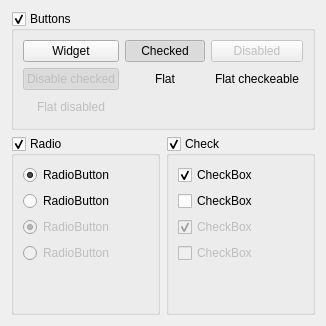
      <widget class="QWidget" name="tab_11">
       <attribute name="title">
        <string>Page</string>
       </attribute>
       <layout class="QGridLayout" name="gridLayout_11">
        <item row="0" column="0" colspan="2">
         <widget class="QGroupBox" name="groupBox">
          <property name="title">
           <string>Buttons</string>
          </property>
          <property name="checkable">
           <bool>true</bool>
          </property>
          <layout class="QGridLayout" name="gridLayout">
           <item row="0" column="0">
            <widget class="QPushButton" name="pushButtonWidget">
             <property name="toolTip">
              <string>Lorem ipsum dolor sit amet, consectetur adipiscing elit, sed do eiusmod tempor incididunt ut labore et dolore magna aliqua.</string>
             </property>
             <property name="text">
              <string>Widget</string>
             </property>
            </widget>
           </item>
           <item row="0" column="1">
            <widget class="QPushButton" name="pushButtonChecked">
             <property name="text">
              <string>Checked</string>
             </property>
             <property name="checkable">
              <bool>true</bool>
             </property>
             <property name="checked">
              <bool>true</bool>
             </property>
            </widget>
           </item>
           <item row="0" column="2">
            <widget class="QPushButton" name="pushButtonDisabled">
             <property name="enabled">
              <bool>false</bool>
             </property>
             <property name="text">
              <string>Disabled</string>
             </property>
             <property name="checkable">
              <bool>false</bool>
             </property>
             <property name="checked">
              <bool>false</bool>
             </property>
             <property name="flat">
              <bool>false</bool>
             </property>
            </widget>
           </item>
           <item row="1" column="0">
            <widget class="QPushButton" name="pushButtonDisableChecked">
             <property name="enabled">
              <bool>false</bool>
             </property>
             <property name="text">
              <string>Disable checked</string>
             </property>
             <property name="checkable">
              <bool>true</bool>
             </property>
             <property name="checked">
              <bool>true</bool>
             </property>
             <property name="flat">
              <bool>false</bool>
             </property>
            </widget>
           </item>
           <item row="1" column="1">
            <widget class="QPushButton" name="pushButtonFlat">
             <property name="text">
              <string>Flat</string>
             </property>
             <property name="flat">
              <bool>true</bool>
             </property>
            </widget>
           </item>
           <item row="1" column="2">
            <widget class="QPushButton" name="pushButtonFlatCheckeable">
             <property name="text">
              <string>Flat checkeable</string>
             </property>
             <property name="checkable">
              <bool>true</bool>
             </property>
             <property name="checked">
              <bool>false</bool>
             </property>
             <property name="flat">
              <bool>true</bool>
             </property>
            </widget>
           </item>
           <item row="2" column="0">
            <widget class="QPushButton" name="pushButtonFlatDisabled">
             <property name="enabled">
              <bool>false</bool>
             </property>
             <property name="text">
              <string>Flat disabled</string>
             </property>
             <property name="flat">
              <bool>true</bool>
             </property>
            </widget>
           </item>
          </layout>
         </widget>
        </item>
        <item row="1" column="0">
         <widget class="QGroupBox" name="groupBox_2">
          <property name="title">
           <string>Radio</string>
          </property>
          <property name="checkable">
           <bool>true</bool>
          </property>
          <layout class="QGridLayout" name="gridLayout_2">
           <item row="1" column="0">
            <widget class="QRadioButton" name="radioButton_2">
             <property name="text">
              <string>RadioButton</string>
             </property>
             <property name="autoExclusive">
              <bool>false</bool>
             </property>
            </widget>
           </item>
           <item row="3" column="0">
            <widget class="QRadioButton" name="radioButton_3">
             <property name="enabled">
              <bool>false</bool>
             </property>
             <property name="text">
              <string>RadioButton</string>
             </property>
            </widget>
           </item>
           <item row="0" column="0">
            <widget class="QRadioButton" name="radioButton">
             <property name="text">
              <string>RadioButton</string>
             </property>
             <property name="checked">
              <bool>true</bool>
             </property>
             <property name="autoExclusive">
              <bool>false</bool>
             </property>
            </widget>
           </item>
           <item row="4" column="0">
            <spacer name="verticalSpacer">
             <property name="orientation">
              <enum>Qt::Vertical</enum>
             </property>
             <property name="sizeHint" stdset="0">
              <size>
               <width>20</width>
               <height>40</height>
              </size>
             </property>
            </spacer>
           </item>
           <item row="2" column="0">
            <widget class="QRadioButton" name="radioButton_4">
             <property name="enabled">
              <bool>false</bool>
             </property>
             <property name="text">
              <string>RadioButton</string>
             </property>
             <property name="checked">
              <bool>true</bool>
             </property>
            </widget>
           </item>
          </layout>
         </widget>
        </item>
        <item row="1" column="1">
         <widget class="QGroupBox" name="groupBox_3">
          <property name="title">
           <string>Check</string>
          </property>
          <property name="checkable">
           <bool>true</bool>
          </property>
          <layout class="QGridLayout" name="gridLayout_3">
           <item row="1" column="0">
            <widget class="QCheckBox" name="checkBox_3">
             <property name="text">
              <string>CheckBox</string>
             </property>
             <property name="tristate">
              <bool>true</bool>
             </property>
            </widget>
           </item>
           <item row="3" column="0">
            <widget class="QCheckBox" name="checkBox_2">
             <property name="enabled">
              <bool>false</bool>
             </property>
             <property name="text">
              <string>CheckBox</string>
             </property>
            </widget>
           </item>
           <item row="2" column="0">
            <widget class="QCheckBox" name="checkBox_4">
             <property name="enabled">
              <bool>false</bool>
             </property>
             <property name="text">
              <string>CheckBox</string>
             </property>
             <property name="checked">
              <bool>true</bool>
             </property>
            </widget>
           </item>
           <item row="4" column="0">
            <spacer name="verticalSpacer_2">
             <property name="orientation">
              <enum>Qt::Vertical</enum>
             </property>
             <property name="sizeHint" stdset="0">
              <size>
               <width>20</width>
               <height>40</height>
              </size>
             </property>
            </spacer>
           </item>
           <item row="0" column="0">
            <widget class="QCheckBox" name="checkBox">
             <property name="text">
              <string>CheckBox</string>
             </property>
             <property name="checked">
              <bool>true</bool>
             </property>
             <property name="tristate">
              <bool>true</bool>
             </property>
            </widget>
           </item>
          </layout>
         </widget>
        </item>
       </layout>
      </widget>
